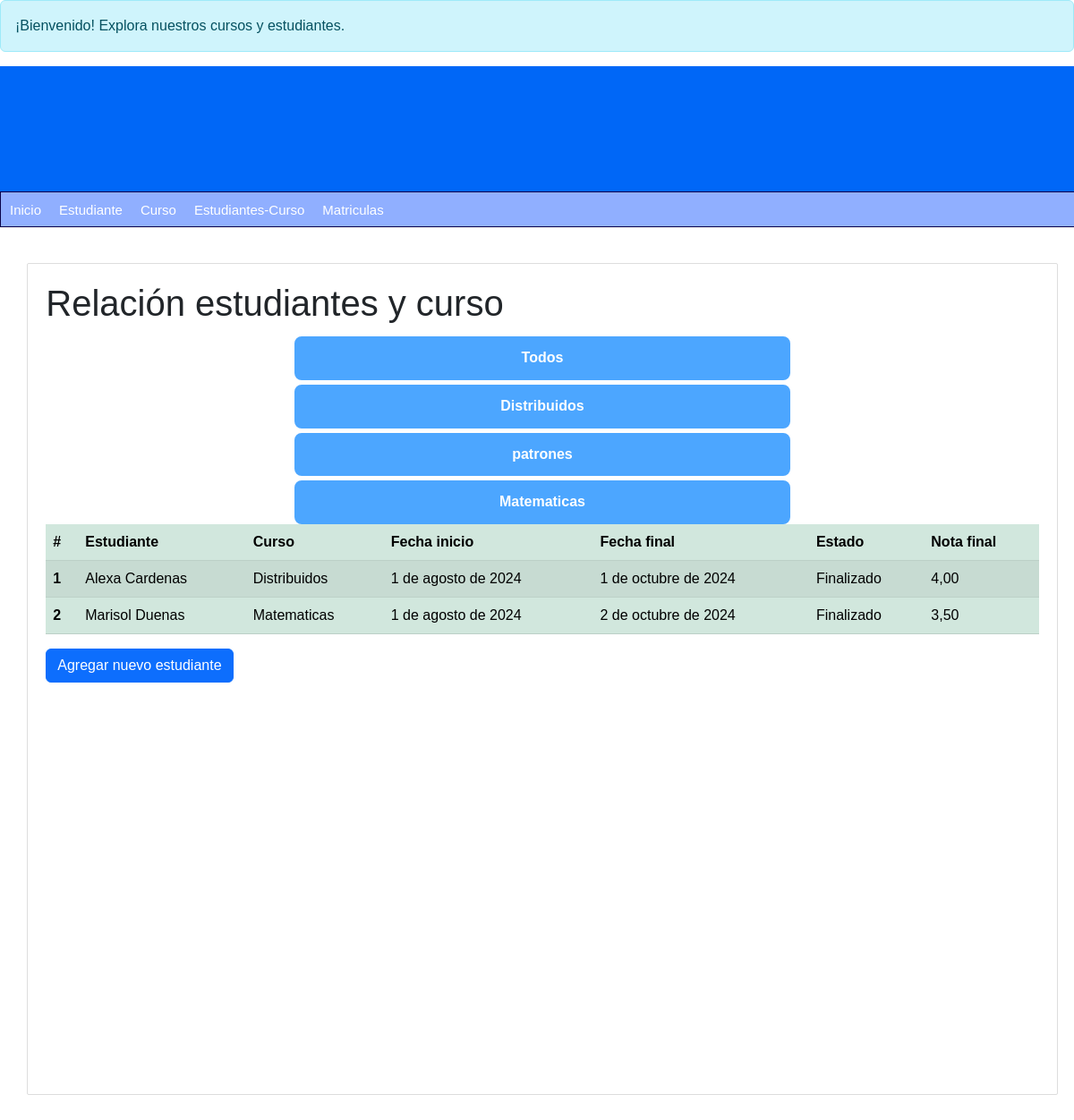
The app's page /estudiantes-curso/ with its own data.
### curso/models.py (models this page shows, shortened)
class Curso(models.Model):
    nombre = models.CharField(max_length=100)
    capacidad_max = models.IntegerField()
    profesor = models.ForeignKey(Persona, limit_choices_to={'rol': 'profesor'},on_delete=models.CASCADE)
    create_at = models.DateTimeField(auto_now=True)
    estudiantes = models.ManyToManyField(Persona, related_name='cursos_estudiante', blank=True)
    class Meta:
        db_table = 'Curso'

### estudiante_curso/models.py (models this page shows, shortened)
class EstudianteCurso(models.Model):
    estudiante = models.ForeignKey(Persona, on_delete=models.SET_NULL, null = True, related_name='cursos', limit_choices_to={'rol':'Estudiante'})
    curso = models.ForeignKey(Curso, on_delete=models.SET_NULL, null= True)
    fechaInicio = models.DateField()
    fechaFinal = models.DateField()
    estado = models.CharField(max_length=100)
    notaFinal = models.DecimalField(max_digits=3, decimal_places=2)
    class Meta:
        db_table = 'Estudiante_Cursos'

### persona/models.py (models this page shows, shortened)
class Persona(models.Model):
    nombre = models.CharField(max_length=100)
    apellidos = models.CharField(max_length=100)
    dni = models.CharField(max_length=10)
    telefono = models.CharField(max_length=10)
    email = models.EmailField()
    fecha_nacimiento = models.DateField()
    rol = models.CharField(max_length=20)
    create_at = models.DateTimeField(auto_now=True)
    class Meta:
        db_table = 'Persona'

### estudiante_curso/views.py (the view)
# urls.py: path('estudiantes-curso/', Estudiante_Curso, name='lista-estudiantes-cursos'),
def Estudiante_Curso(request):
    cursos = Curso.objects.all()
    curso_seleccionado = request.GET.get('curso', 'Todos')
    if curso_seleccionado == 'Todos':
        estudianteCurso = EstudianteCurso.objects.all()
    else:
        estudianteCurso = EstudianteCurso.objects.filter(curso__nombre=curso_seleccionado)
    return render(request, 'lista_est_cur.html', {
        'title': 'Relación estudiantes y curso',
        'estudiantes_cursos': estudianteCurso,
        'cursos': cursos,
    })

### estudiante_curso/templates/lista_est_cur.html
{% extends "index.html" %}
{% block content %}
<h1>{{ title }}</h1>
<div>
    <form method="get" class="filter-container">
        <button type="submit" name="curso" value="Todos" class="filter-button">Todos</button>
        {% for curso in cursos %}
            <button type="submit" name="curso" value="{{ curso.nombre }}" class="filter-button">{{ curso.nombre }}</button>
        {% endfor %}
    </form>
</div>
<table class="table table-success table-striped">
    <thead>
        <tr>
            <th scope="col">#</th>
            <th scope="col">Estudiante</th>
            <th scope="col">Curso</th>
            <th scope="col">Fecha inicio</th>
            <th scope="col">Fecha final</th>
            <th scope="col">Estado</th>
            <th scope="col">Nota final</th>
        </tr>
    </thead>
    <tbody>
        {% for estudiante_curso in estudiantes_cursos %}
        <tr>
            <th scope="row">{{ forloop.counter }}</th>
            <td>{{ estudiante_curso.estudiante.nombre }} {{ estudiante_curso.estudiante.apellidos }}</td>
            <td>{{ estudiante_curso.curso.nombre }}</td>
            <td>{{ estudiante_curso.fechaInicio }}</td>
            <td>{{ estudiante_curso.fechaFinal }}</td>
            <td>{{ estudiante_curso.estado }}</td>
            <td>{{ estudiante_curso.notaFinal }}</td>
        </tr>
        {% endfor %}
    </tbody>
</table>
<a href="{% url 'formulario_estudiante_curso' %}" class="btn btn-primary">Agregar nuevo estudiante</a>
{% endblock %}

### mainApp/static/css/styles.css (style rules this page uses)
* { margin: 0px; padding: 0px; font-family: Arial, Helvetica, sans-serif; text-decoration: none; }
body { background-color: #f2f2f2; }
.box form { width: 50%; margin: 0 auto; display: block; }
.box form input[type="submit"], .box form input[type="submit"], .box form button { padding: 20px 10px; margin-top: 5px; background: #42a096; color: #1B1E1F; width: 100%; transition: 300ms all; text-align:center; font-size: 16px; line-height: 0.3; }
.filter-container { display: flex; justify-content: center; gap: 10px; margin-bottom: 20px; flex-wrap: wrap; }
.filter-button { padding: 10px 25px; background-color: #4ca6ff !important; color: white !important; border: 2px solid #4ca6ff; border-radius: 8px; cursor: pointer; transition: 300ms all; text-align: center; font-weight: bold; min-width: 150px; }

### records on screen
Curso: nombre "Distribuidos"
Curso: nombre "patrones"
Curso: nombre "Matematicas"
EstudianteCurso: estudiante.nombre "Alexa", estudiante.apellidos "Cardenas", curso.nombre "Distribuidos", fechaInicio "1 de agosto de 2024", fechaFinal "1 de octubre de 2024", estado "Finalizado", notaFinal "4,00"
EstudianteCurso: estudiante.nombre "Marisol", estudiante.apellidos "Duenas", curso.nombre "Matematicas", fechaInicio "1 de agosto de 2024", fechaFinal "2 de octubre de 2024", estado "Finalizado", notaFinal "3,50"

### other values on screen
{{ title }} "Relación estudiantes y curso"
